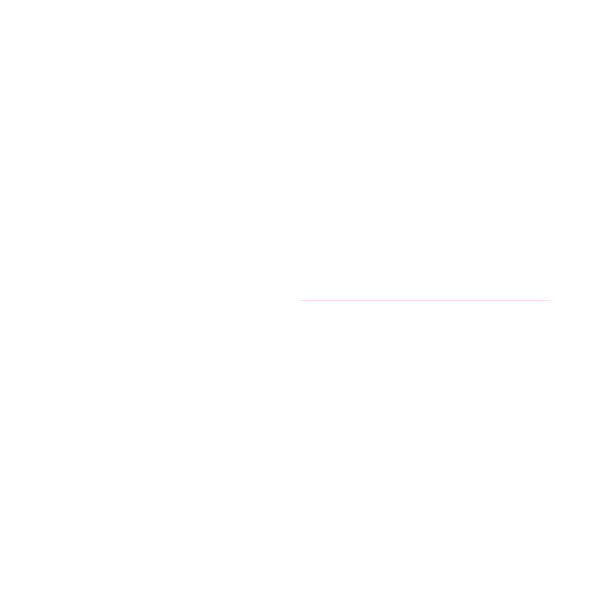
Frame 1 (no input)
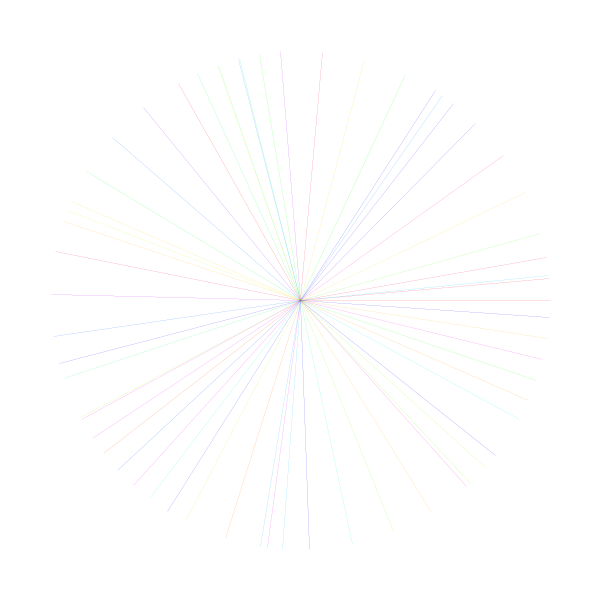
Frame 60 (the mouse pressed at the canvas centre just before this capture)
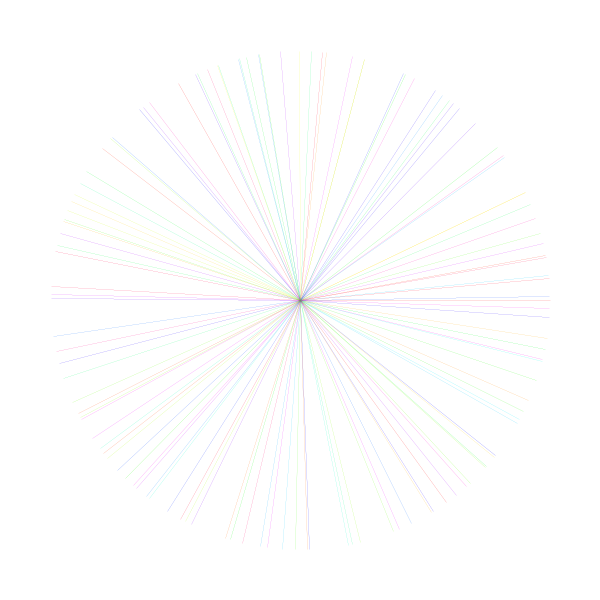
Frame 120 (the mouse held since frame 60 and released just before this capture)

The Processing sketch that drew these frames (run headless with seeded random() and noise(); from frame 60 on, the mouse is pressed at the canvas centre):

// Processing sketch: parte01
// ── parte01.pde
//HSB (hue, saturation e brightness) mais facil de manipular do que TGB
float ang =  0;

void setup(){
  background(255);
  size(600,600);
  colorMode(HSB, 360, 100, 100);
  noStroke();
  
  //fill(0,100,100);
  //rect(0,0,400,50);
  
  //fill(0,100,50);
  //rect(0,50,400,50);
  
  //fill(0,100,0);
  //rect(0,100,400,50);
  
  
}

void draw(){
  int x = int((cos(ang)*250));
  int y = int((sin(ang)*250));
  
  float matiz = degrees(ang)%360;
  
  stroke(matiz,100,100);
  println(matiz);
  strokeWeight(0.00000000001);
  
  line(300,300,300+x,300+y);
  
  ang += 600000000;
}
